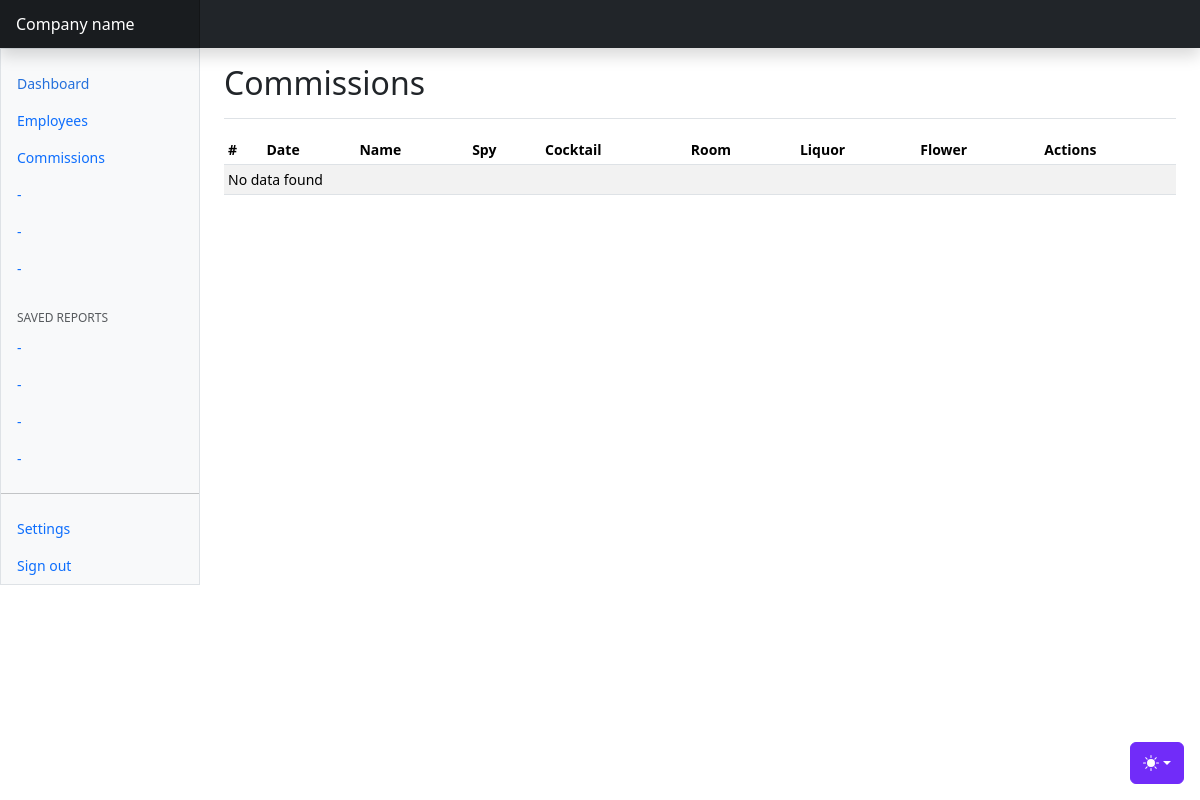
/pages/commissions.php, run on an earlier commit of the app's database.
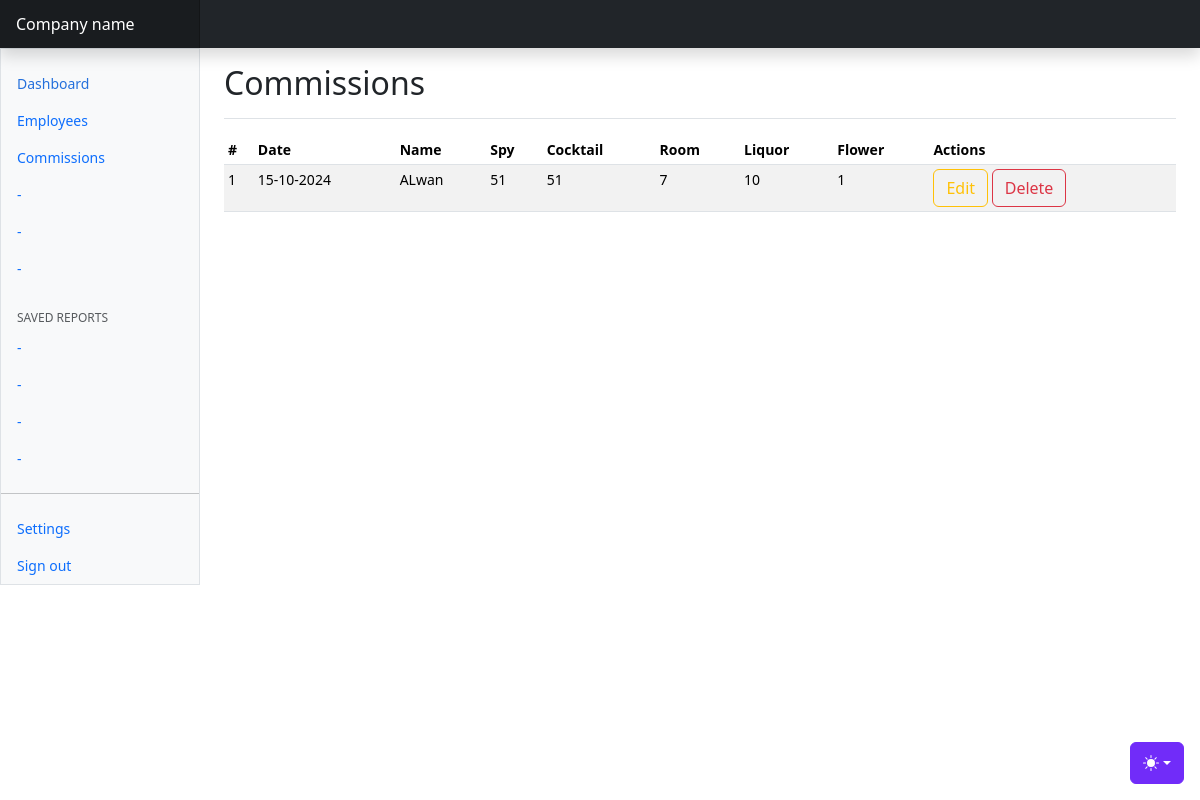
And on a later commit of the database.
### tables this page shows
CREATE TABLE IF NOT EXISTS `employee` (
  `id` int NOT NULL AUTO_INCREMENT,
  `e_name` varchar(255) NOT NULL,
  `e_salary` varchar(50) NOT NULL,
  `e_days` varchar(50) NOT NULL DEFAULT '28',
  `e_leave` varchar(10) NOT NULL,
  `ot` varchar(10) DEFAULT NULL,
  `date` date NOT NULL,
  PRIMARY KEY (`id`)
);

CREATE TABLE IF NOT EXISTS `commission` (
  `id` int NOT NULL AUTO_INCREMENT,
  `e_id` varchar(50) NOT NULL,
  `cocktail` varchar(10) NOT NULL DEFAULT '0',
  `spy` varchar(10) NOT NULL DEFAULT '0',
  `flower` varchar(10) NOT NULL DEFAULT '0',
  `flower_1` varchar(10) NOT NULL DEFAULT '0',
  `liquor` varchar(10) NOT NULL DEFAULT '0',
  `ktv` varchar(10) NOT NULL DEFAULT '0',
  `date` date NOT NULL,
  PRIMARY KEY (`id`),
  UNIQUE KEY `e_id` (`e_id`) USING BTREE
);

### pages/commissions.php (the view, shortened to what this page needs)
<?php
require "../actions/connect.php";
include "../inc/header.php";
$sql = "SELECT e.e_name, c.id, c.cocktail, c.spy, c.flower, c.flower_1, c.liquor, c.ktv, c.date
FROM employee AS e
INNER JOIN commission AS c
ON e.id = c.e_id";
$result = $conn->query($sql);
?>
<main class="col-md-9 ms-sm-auto col-lg-10 px-md-4">
    <div class="d-flex justify-content-between flex-wrap flex-md-nowrap align-items-center pt-3 pb-2 mb-3 border-bottom">
        <h1 class="h2">Commissions</h1>
    </div>
    <div class="table-responsive small">
        <table id="commissions" class="table table-striped table-sm">
            <thead>
                <tr>
                    <th scope="col">#</th>
                    <th scope="col">Date</th>
                    <th scope="col">Name</th>
                    <th scope="col">Spy</th>
                    <th scope="col">Cocktail</th>
                    <th scope="col">Room</th>
                    <th scope="col">Liquor</th>
                    <th scope="col">Flower</th>
                    <th scope="col">Actions</th>
                </tr>
            </thead>
            <tbody>
                <?php
                if ($result->num_rows > 0) {
                    while ($row = $result->fetch_assoc()) {
                        $formatted_date = date("d-m-Y", strtotime($row['date']));
                        echo "<tr>
                                <td>{$row['id']}</td>
                                <td>{$formatted_date}</td>
                                <td>{$row['e_name']}</td>
                                <td>{$row['spy']}</td>
                                <td>{$row['cocktail']}</td>
                                <td>{$row['ktv']}</td>
                                <td>{$row['liquor']}</td>
                                <td>{$row['flower']}</td>
                                <td>
                                    <button class='btn btn-outline-warning' data-toggle='modal' data-target='#editModal'
                                            data-id='{$row['id']}'
                                            data-e_name='{$row['e_name']}'
                                            data-date='{$row['date']}'
                                            data-cocktail='{$row['cocktail']}'
                                            data-spy='{$row['spy']}'
                                            data-ktv='{$row['ktv']}'
                                            data-flower='{$row['flower']}'
                                            data-liquor='{$row['liquor']}'>Edit</button>
                                    <a href='actions/c_delete.php?id={$row['id']}' class='btn btn-outline-danger' onclick='return confirm(\"Are you sure you want to delete this record?\");'>Delete</a>
                                </td>
                              </tr>";
                    }
                } else {
                    echo "<tr><td colspan='9'>No data found</td></tr>";
                }
                ?>
            </tbody>
        </table>
    </div>
</main>
</div>
</div>
<?php
include "../inc/footer.php";
?>

### inc/header.php (shortened to what this page needs)
<!DOCTYPE html>
<html lang="en" data-bs-theme="auto">
  <head>
    <link rel="stylesheet" href="/assets/dist/css/bootstrap.min.css" />
    <link rel="stylesheet" href="/assets/dist/css/dashboard.css" />
    <link rel="stylesheet" href="/assets/dist/css/darkmode.css" />
    <link rel="stylesheet" href="assets/dist/css/sign-in.css" />
    <link rel="stylesheet" href="https://cdn.datatables.net/1.13.5/css/dataTables.bootstrap5.min.css"
    />
  </head>
  <body>
  <body>
    <div class="dropdown position-fixed bottom-0 end-0 mb-3 me-3 bd-mode-toggle">
      <button class="btn btn-bd-primary py-2 dropdown-toggle d-flex align-items-center"
              id="bd-theme"
              type="button"
              aria-expanded="false"
              data-bs-toggle="dropdown"
              aria-label="Toggle theme (auto)">
        <svg class="bi my-1 theme-icon-active" width="1em" height="1em"><use href="#circle-half"></use></svg>
      </button>
    </div>
<header class="navbar sticky-top bg-dark flex-md-nowrap p-0 shadow" data-bs-theme="dark">
  <a class="navbar-brand col-md-3 col-lg-2 me-0 px-3 fs-6 text-white" href="#">Company name</a>
</header>
    <div class="container-fluid">
      <div class="row">
        <div
          class="sidebar border border-right col-md-3 col-lg-2 p-0 bg-body-tertiary"
        >
          <div
            class="offcanvas-md offcanvas-end bg-body-tertiary"
            tabindex="-1"
            id="sidebarMenu"
            aria-labelledby="sidebarMenuLabel"
          >
            <div
              class="offcanvas-body d-md-flex flex-column p-0 pt-lg-3 overflow-y-auto"
            >
              <ul class="nav flex-column">
                <li class="nav-item">
                  <a
                    class="nav-link d-flex align-items-center gap-2 active"
                    aria-current="page"
                    href="../index.php"
                  >
                    Dashboard
                  </a>
                </li>
                <li class="nav-item">
                  <a class="nav-link d-flex align-items-center gap-2" href="/pages/employees.php">
                    Employees
                  </a>
                </li>
                <li class="nav-item">
                  <a class="nav-link d-flex align-items-center gap-2" href="/pages/commissions.php">
                    Commissions
                  </a>
                </li>
                <li class="nav-item">
                  <a class="nav-link d-flex align-items-center gap-2" href="#">
                    -
                  </a>
                </li>
                <li class="nav-item">
                  <a class="nav-link d-flex align-items-center gap-2" href="#">
                    -
                  </a>
                </li>
                <li class="nav-item">
                  <a class="nav-link d-flex align-items-center gap-2" href="#">
                    -
                  </a>
                </li>
              </ul>
              <h6
                class="sidebar-heading d-flex justify-content-between align-items-center px-3 mt-4 mb-1 text-body-secondary text-uppercase"
              >
                <span>Saved reports</span>
              </h6>
              <ul class="nav flex-column mb-auto">
                <li class="nav-item">
                  <a class="nav-link d-flex align-items-center gap-2" href="#">
                    -
                  </a>
                </li>
                <li class="nav-item">
                  <a class="nav-link d-flex align-items-center gap-2" href="#">
                    -
                  </a>
                </li>
                <li class="nav-item">
                  <a class="nav-link d-flex align-items-center gap-2" href="#">
                    -
                  </a>
                </li>
                <li class="nav-item">
                  <a class="nav-link d-flex align-items-center gap-2" href="#">
                    -
                  </a>
                </li>
              </ul>
              <hr class="my-3" />
              <ul class="nav flex-column mb-auto">
                <li class="nav-item">
                  <a class="nav-link d-flex align-items-center gap-2" href="#">
                    Settings
                  </a>
                </li>
                <li class="nav-item">
                  <a class="nav-link d-flex align-items-center gap-2" href="#">
                    Sign out
                  </a>
                </li>
              </ul>
            </div>
          </div>
        </div>

### inc/footer.php (shortened to what this page needs)
</body>
</html>

What changed in the data, as far as the page shows it:
now on this page (row edited): employee: commission.id "1", commission.date "15-10-2024", e_name "ALwan", commission.spy "51", commission.cocktail "51", commission.ktv "7", commission.liquor "10", commission.flower "1"
Also different on the page:
text no longer shown: "No data found"
